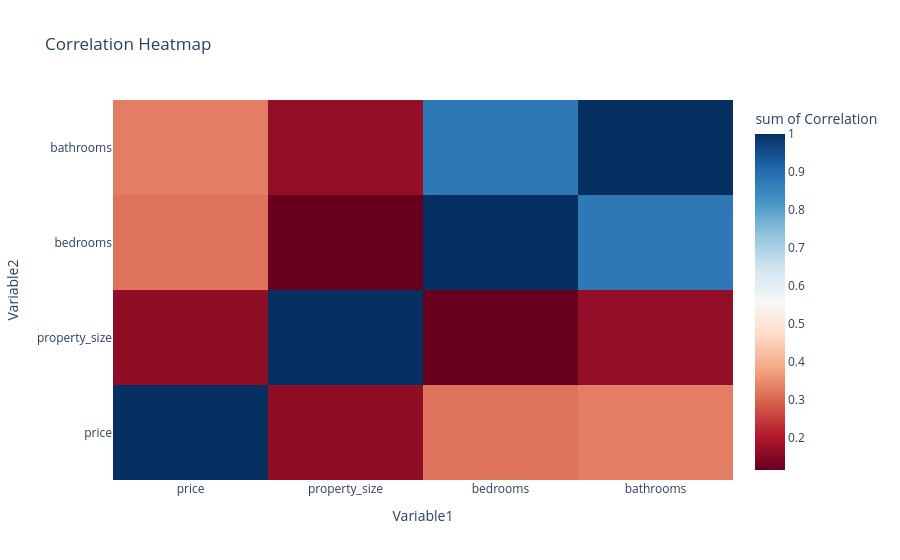

Notebook cell for this chart:
### Code cell
numeric_cols = ['price', 'property_size', 'bedrooms', 'bathrooms']
corr = df[numeric_cols].corr().reset_index().melt(id_vars='index')
corr.columns = ['Variable1','Variable2','Correlation']

fig7 = px.density_heatmap(corr, x='Variable1', y='Variable2', z='Correlation',
                          color_continuous_scale='RdBu', title="Correlation Heatmap")
fig7.show()

### Figure 1 — Plotly figure (JSON) as saved in the notebook; plotly's stock layout.template omitted (floating-point values rounded to 4 significant figures)
{"data": [{"coloraxis": "coloraxis", "histfunc": "sum", "hovertemplate": "Variable1=%{x}<br>Variable2=%{y}<br>sum of Correlation=%{z}<extra></extra>", "name": "", "type": "histogram2d", "x": ["price", "property_size", "bedrooms", "bathrooms", "price", "property_size", "bedrooms", "bathrooms", "price", "property_size", "bedrooms", "bathrooms", "price", "property_size", "bedrooms", "bathrooms"], "xaxis": "x", "xbingroup": "x", "y": ["price", "price", "price", "price", "property_size", "property_size", "property_size", "property_size", "bedrooms", "bedrooms", "bedrooms", "bedrooms", "bathrooms", "bathrooms", "bathrooms", "bathrooms"], "yaxis": "y", "ybingroup": "y", "z": [1.0, 0.1628, 0.3181, 0.3313, 0.1628, 1.0, 0.1162, 0.1676, 0.3181, 0.1162, 1.0, 0.8766, 0.3313, 0.1676, 0.8766, 1.0]}], "layout": {"coloraxis": {"colorbar": {"title": {"text": "sum of Correlation"}}, "colorscale": [[0, "rgb(103,0,31)"], [0.1, "rgb(178,24,43)"], [0.2, "rgb(214,96,77)"], [0.3, "rgb(244,165,130)"], [0.4, "rgb(253,219,199)"], [0.5, "rgb(247,247,247)"], [0.6, "rgb(209,229,240)"], [0.7, "rgb(146,197,222)"], [0.8, "rgb(67,147,195)"], [0.9, "rgb(33,102,172)"], [1, "rgb(5,48,97)"]]}, "legend": {"tracegroupgap": 0}, "title": {"text": "Correlation Heatmap"}, "xaxis": {"anchor": "y", "domain": [0, 1], "title": {"text": "Variable1"}}, "yaxis": {"anchor": "x", "domain": [0, 1], "title": {"text": "Variable2"}}}}
